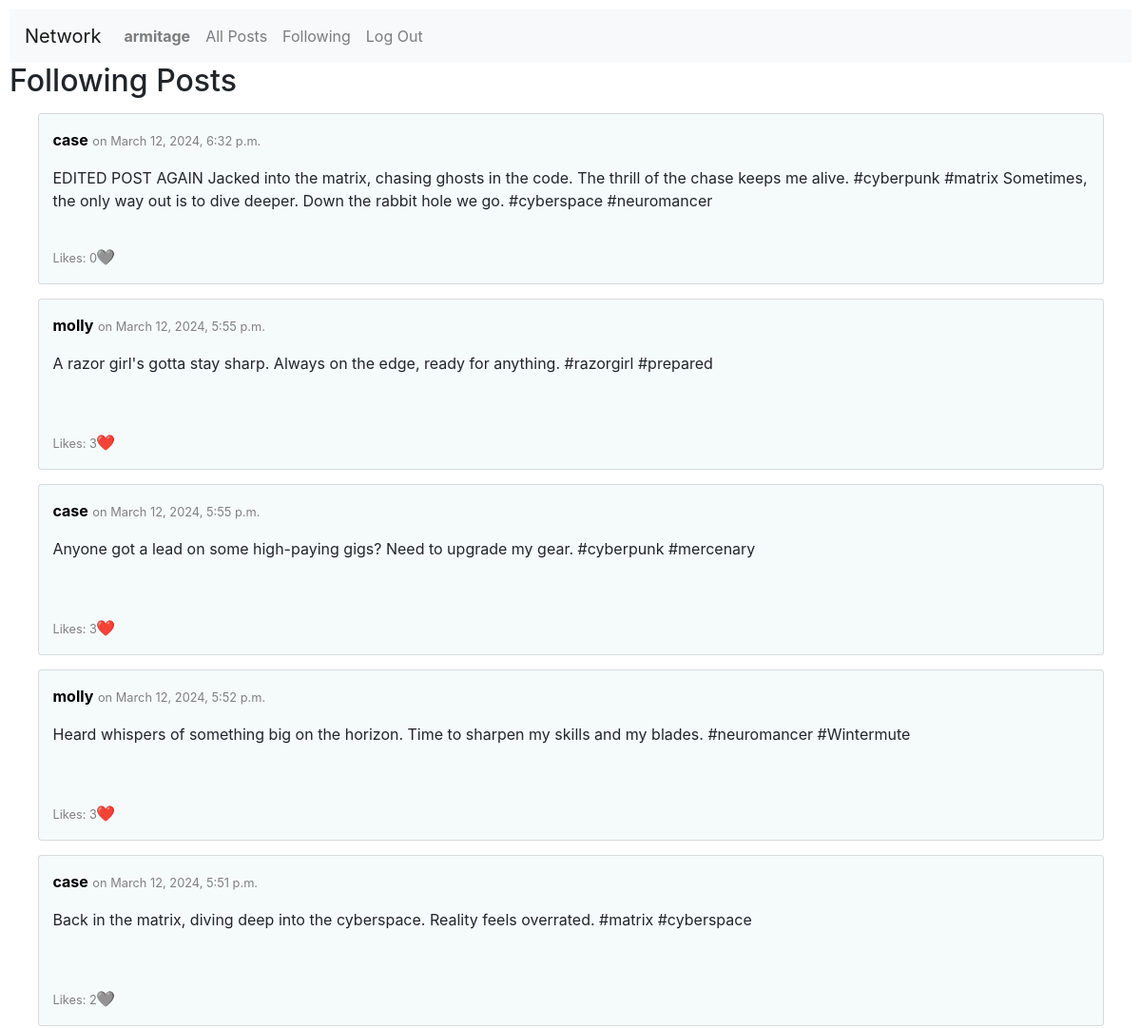
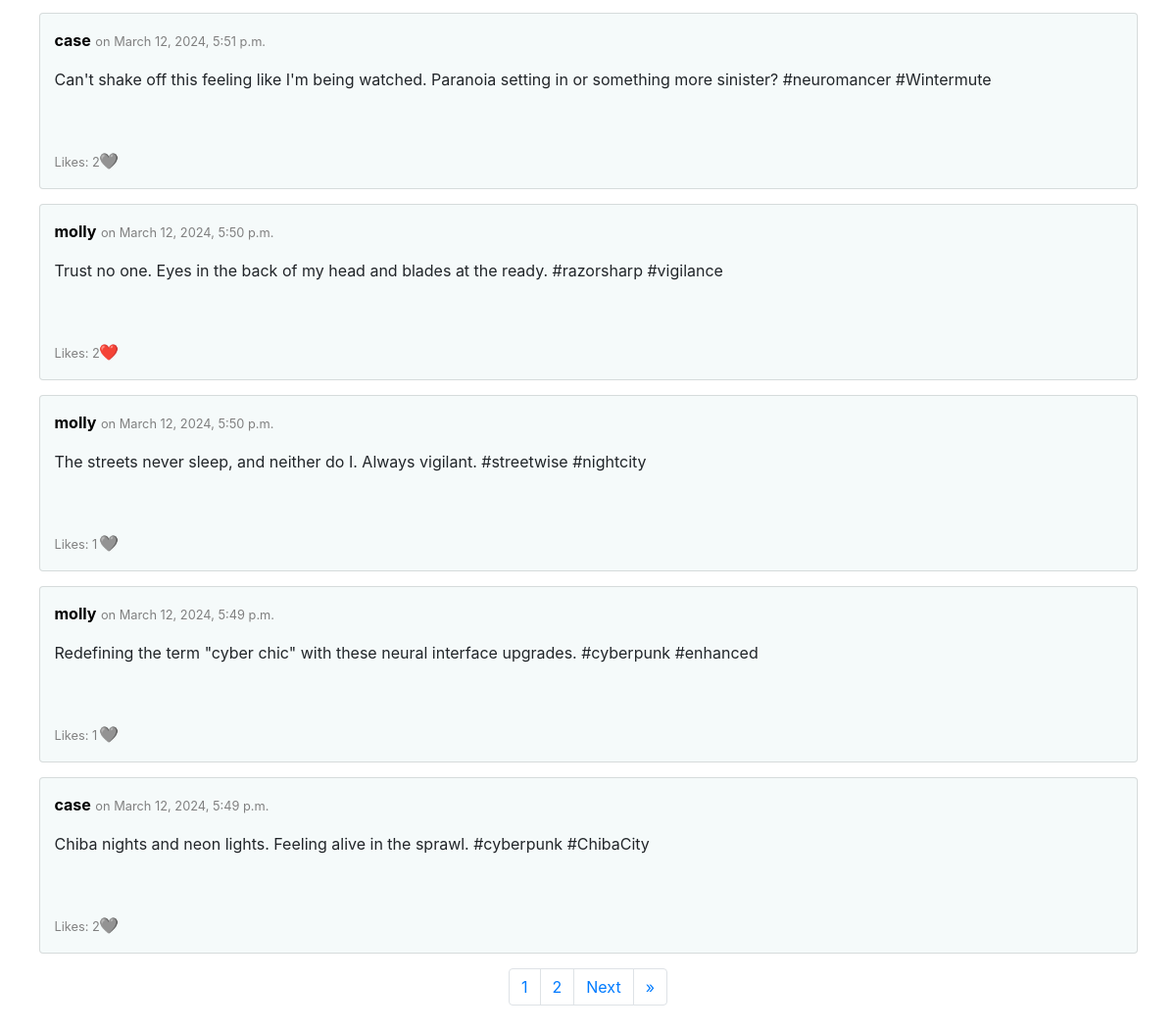
The page /following (signed in) on the database its author committed (2 pictures, top to bottom).
### network/models.py (models this page shows, shortened)
class User(AbstractUser):
    pass

class Post(models.Model):
    user = models.ForeignKey(User, on_delete=models.CASCADE, related_name="posts")
    date = models.DateTimeField(auto_now_add=True)
    content = models.TextField()
    def likers(self):
        return User.objects.filter(likers__post=self)

### network/views.py (the view)
# urls.py: path("following", views.following, name="following"),
@login_required
def following(request):
    try:
        followed_users = User.objects.filter(followers__follower=request.user)
    except:
        followed_users = None
    try:
        posts = Post.objects.all().filter(user__in=followed_users).order_by('-date')
        post_paginator = Paginator(posts, 10)
        page_num = request.GET.get('page')
        page = post_paginator.get_page(page_num)
        iterator = range(1,page.paginator.num_pages+1)
        max_page = max(iterator)
    except:
        page = None
    return render(request, "network/following.html", {
        "page": page,
        "iterator": iterator,
        "max_page": max_page
    })

### network/templates/network/following.html (shortened to what this page needs)
{% extends "network/layout.html" %}
{% block body %}
    <h2>Following Posts</h2>
    {% for post in page.object_list %}
        <div class="card">
            <p><b><a href="{% url 'profile' post.user.username %}" style="color: black;">{{ post.user }}</a></b> <small>on {{ post.date }}</small></p>
            <p>{{ post.content }}</p>
            <div id="{{ post.id }}">
                <p class="likes"><small>Likes: {{ post.likes.count }}</small></p>
            </div>
            {% if user.is_authenticated %}
                {% if user in post.likers  %}
                    <p class="like-button" onclick="update_likes('{{post.id}}', this)">❤️</p>
                {% else %}
                    <p class="like-button" onclick="update_likes('{{post.id}}', this)">🩶</p>
                {% endif %}
            {% endif %}
        </div>
    {% empty %}
        <div class="card">
            No posts yet.
        </div>
    {% endfor %}
    <nav class="pagination-menu">
        <ul class="pagination">
            {% if max_page > 1 %}
                {% for n in iterator %}
                    <li class="page-item"><a class="page-link" href="?page={{ n }}">{{ n }}</a></li>
                {% endfor %}
            {% endif %}
            {% if page.has_next %}
                <li class="page-item"><a class="page-link" href="?page={{ page.next_page_number }}">Next</a></li>
                <li class="page-item"><a class="page-link" href="?page={{ page.paginator.num_pages }}">&raquo;</a></li>
            {% endif %}
        </ul>
    </nav>
{% endblock %}

### network/templates/network/layout.html (shortened to what this page needs)
{% load static %}
<!DOCTYPE html>
<html lang="en">
    <head>
        <link rel="stylesheet" href="https://stackpath.bootstrapcdn.com/bootstrap/4.4.1/css/bootstrap.min.css">
        <link href="{% static 'network/styles.css' %}" rel="stylesheet">
    </head>
    <body>
        <nav class="navbar navbar-expand-lg navbar-light bg-light">
            <a class="navbar-brand" href="{% url 'index' %}">Network</a>
            <div>
              <ul class="navbar-nav mr-auto">
                {% if user.is_authenticated %}
                    <li class="nav-item">
                        <a class="nav-link" href="{% url 'profile' username=user.username %}"><strong>{{ user.username }}</strong></a>
                    </li>
                {% endif %}
                <li class="nav-item">
                  <a class="nav-link" href="{% url 'index' %}">All Posts</a>
                </li>
                {% if user.is_authenticated %}
                    <li class="nav-item">
                        <a class="nav-link" href="{% url 'following' %}">Following</a>
                    </li>
                    <li class="nav-item">
                        <a class="nav-link" href="{% url 'logout' %}">Log Out</a>
                    </li>
                {% endif %}
              </ul>
            </div>
          </nav>
        <div class="body">
            {% block body %}
            {% endblock %}
        </div>
    </body>
</html>

### network/static/network/styles.css (style rules this page uses)
body { padding: 10px; }
.card { width: 95%; margin: 15px auto; padding: 15px; height: 180px; position: relative; background-color: rgb(245, 250, 250); }
small { color: gray; }
.likes { position: absolute; bottom: 0; }
.like-button { position: absolute; bottom: 0; left: 60px; }
.pagination-menu { display: flex; justify-content: center; }

### rows shown on the page
User: username "armitage"
Post: user "case", date "March 12, 2024, 6:32 p.m.", content "EDITED POST AGAIN Jacked into the matrix, chasing ghosts in the code. The thrill of the chase keeps me alive. #cyberpunk #matrix Sometimes, the only way out is to dive deeper. Down the rabbit hole we go. #cyberspace #neuromancer", likes.count "0"
Post: user "molly", date "March 12, 2024, 5:55 p.m.", content "A razor girl's gotta stay sharp. Always on the edge, ready for anything. #razorgirl #prepared", likes.count "3"
Post: user "case", date "March 12, 2024, 5:55 p.m.", content "Anyone got a lead on some high-paying gigs? Need to upgrade my gear. #cyberpunk #mercenary", likes.count "3"
Post: user "molly", date "March 12, 2024, 5:52 p.m.", content "Heard whispers of something big on the horizon. Time to sharpen my skills and my blades. #neuromancer #Wintermute", likes.count "3"
Post: user "case", date "March 12, 2024, 5:51 p.m.", content "Back in the matrix, diving deep into the cyberspace. Reality feels overrated. #matrix #cyberspace", likes.count "2"
Post: user "case", date "March 12, 2024, 5:51 p.m.", content "Can't shake off this feeling like I'm being watched. Paranoia setting in or something more sinister? #neuromancer #Wintermute", likes.count "2"
Post: user "molly", date "March 12, 2024, 5:50 p.m.", content "Trust no one. Eyes in the back of my head and blades at the ready. #razorsharp #vigilance", likes.count "2"
Post: user "molly", date "March 12, 2024, 5:50 p.m.", content "The streets never sleep, and neither do I. Always vigilant. #streetwise #nightcity", likes.count "1"
Post: user "molly", date "March 12, 2024, 5:49 p.m.", content "Redefining the term \"cyber chic\" with these neural interface upgrades. #cyberpunk #enhanced", likes.count "1"
Post: user "case", date "March 12, 2024, 5:49 p.m.", content "Chiba nights and neon lights. Feeling alive in the sprawl. #cyberpunk #ChibaCity", likes.count "2"

### other values the page prints
{{ n }} "1" "2"
